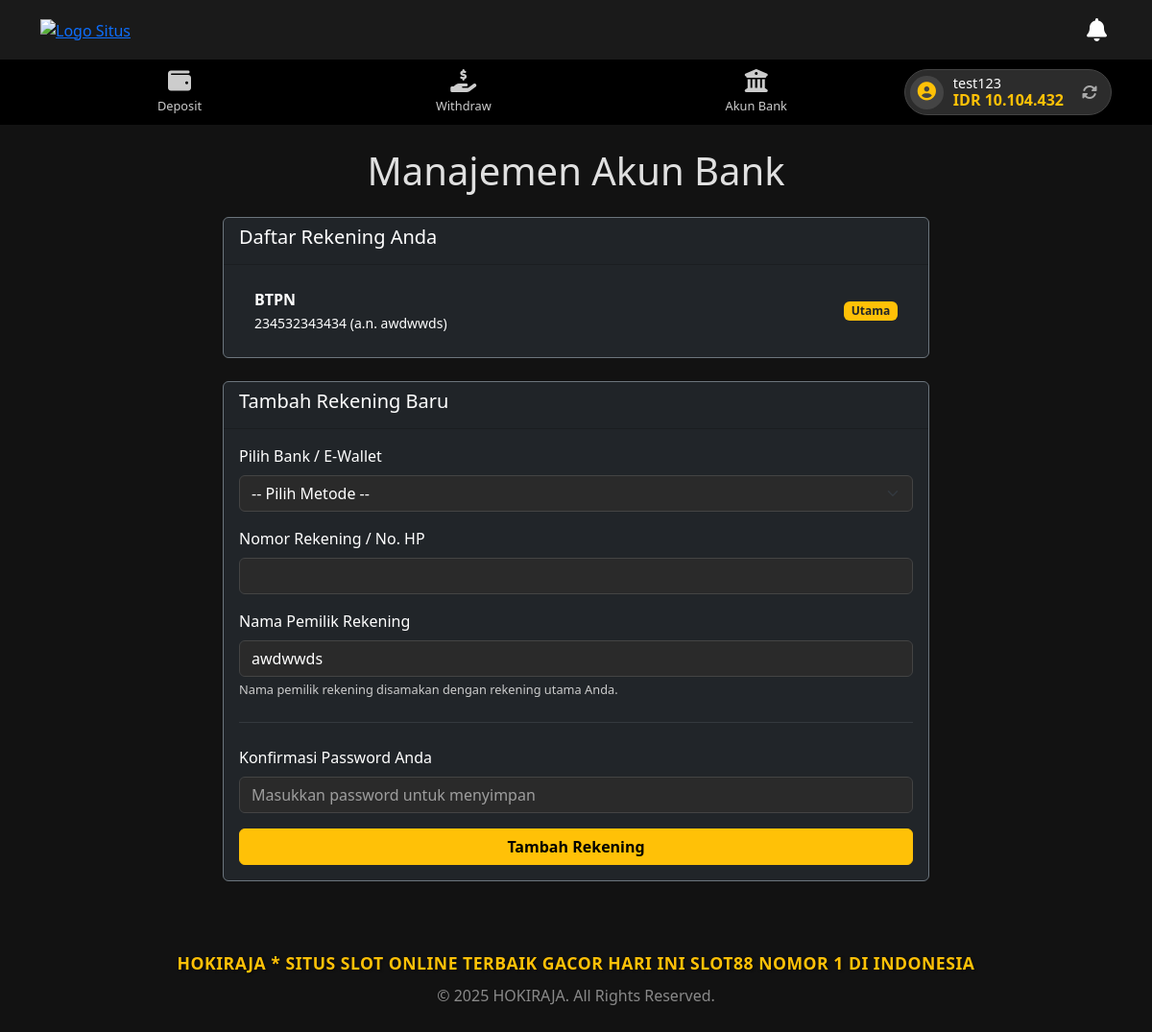
The page /rekening.php (signed in) on the database its author committed.
### tables this page shows
CREATE TABLE `users` (
  `id` int(11) NOT NULL,
  `username` varchar(50) NOT NULL,
  `password` varchar(255) NOT NULL,
  `full_name` varchar(100) DEFAULT NULL,
  `email` varchar(100) NOT NULL,
  `phone` varchar(20) DEFAULT NULL,
  `balance` decimal(15,2) NOT NULL DEFAULT 0.00,
  `status` enum('active','suspended','banned') NOT NULL DEFAULT 'active',
  `last_seen` timestamp NULL DEFAULT NULL,
  `referral_code` varchar(10) DEFAULT NULL,
  `registration_date` timestamp NOT NULL DEFAULT current_timestamp()
);

CREATE TABLE `user_banks` (
  `id` int(11) NOT NULL,
  `user_id` int(11) NOT NULL,
  `bank_name` varchar(50) NOT NULL,
  `account_number` varchar(50) NOT NULL,
  `account_name` varchar(100) NOT NULL,
  `is_primary` tinyint(1) NOT NULL DEFAULT 0,
  `created_at` timestamp NOT NULL DEFAULT current_timestamp()
);

### includes/site_config.php (called while the page is built, shortened)
<?php
$settings_result = $conn->query("SELECT setting_name, setting_value FROM site_settings");
$settings = [];
if ($settings_result) {
    while ($row = $settings_result->fetch_assoc()) {
        $settings[$row['setting_name']] = $row['setting_value'];
    }
}

### rekening.php (the view, shortened to what this page needs)
<?php
require_once 'includes/header.php';
$user_id = $_SESSION['user_id'];
$banks_stmt = $conn->prepare("SELECT * FROM user_banks WHERE user_id = ? ORDER BY is_primary DESC, id ASC");
$banks_stmt->bind_param("i", $user_id);
$banks_stmt->execute();
$banks_result = $banks_stmt->get_result();
$primary_bank_stmt = $conn->prepare("SELECT account_name FROM user_banks WHERE user_id = ? AND is_primary = 1");
$primary_bank_stmt->bind_param("i", $user_id);
$primary_bank_stmt->execute();
$primary_bank_name = $primary_bank_stmt->get_result()->fetch_assoc()['account_name'] ?? '';
?>
<main class="container my-4">
    <div class="row justify-content-center">
        <div class="col-lg-8 col-md-10">
            <h1 class="page-title text-center mb-4">Manajemen Akun Bank</h1>
            <div class="card bg-dark text-white border-secondary mb-4">
                <div class="card-header">
                    <h5>Daftar Rekening Anda</h5>
                </div>
                <div class="card-body">
                    <?php if ($banks_result->num_rows > 0) : ?>
                        <ul class="list-group list-group-flush">
                            <?php while ($bank = $banks_result->fetch_assoc()) : ?>
                                <li class="list-group-item bg-dark text-white d-flex justify-content-between align-items-center">
                                    <div>
                                        <strong><?php echo htmlspecialchars($bank['bank_name']); ?></strong><br>
                                        <small><?php echo htmlspecialchars($bank['account_number']); ?> (a.n. <?php echo htmlspecialchars($bank['account_name']); ?>)</small>
                                    </div>
                                    <?php if ($bank['is_primary']) : ?>
                                        <span class="badge bg-warning text-dark">Utama</span>
                                    <?php endif; ?>
                                </li>
                            <?php endwhile; ?>
                        </ul>
                    <?php else : ?>
                        <p class="text-center text-white-50">Anda belum memiliki rekening bank.</p>
                    <?php endif; ?>
                </div>
            </div>
            <div class="card bg-dark text-white border-secondary">
                <div class="card-header">
                    <h5>Tambah Rekening Baru</h5>
                </div>
                <div class="card-body">
                    <form action="process_rekening.php" method="POST">
                        <div class="mb-3">
                            <label for="bank_name" class="form-label">Pilih Bank / E-Wallet</label>
                            <select class="form-select" id="bank_name" name="bank_name" required>
                                <option value="">-- Pilih Metode --</option>
                            </select>
                        </div>
                        <div class="mb-3">
                            <label for="account_number" class="form-label">Nomor Rekening / No. HP</label>
                            <input type="text" class="form-control" id="account_number" name="account_number" required>
                        </div>
                        <div class="mb-3">
                            <label for="account_name" class="form-label">Nama Pemilik Rekening</label>
                            <input type="text" class="form-control" id="account_name" name="account_name" value="<?php echo htmlspecialchars($primary_bank_name); ?>" readonly>
                            <div class="form-text">Nama pemilik rekening disamakan dengan rekening utama Anda.</div>
                        </div>
                        <hr class="border-secondary my-4">
                        <div class="mb-3">
                            <label for="password" class="form-label">Konfirmasi Password Anda</label>
                            <input type="password" class="form-control" id="password" name="password" required placeholder="Masukkan password untuk menyimpan">
                        </div>
                        <div class="d-grid">
                            <button type="submit" class="btn btn-warning fw-bold">Tambah Rekening</button>
                        </div>
                    </form>
                </div>
            </div>
        </div>
    </div>
</main>
<?php
require_once 'includes/footer.php';
?>

### includes/nav-user.php (shortened to what this page needs)
<?php
$user_id_from_session = $_SESSION['user_id'];
$balance_stmt = $conn->prepare("SELECT balance FROM users WHERE id = ?");
$balance_stmt->bind_param("i", $user_id_from_session);
$balance_stmt->execute();
$balance_result = $balance_stmt->get_result();
$user_balance = ($balance_result->num_rows > 0) ? $balance_result->fetch_assoc()['balance'] : 0;
?>
<header class="user-main-header sticky-top">
    <div class="super-top-bar">
        <div class="container d-flex justify-content-between align-items-center">
            <a href="beranda.php" class="header-logo-link">
                <img src="assets/images/<?php echo htmlspecialchars($settings['main_logo'] ?? 'logo.png'); ?>" alt="Logo Situs">
            </a>
            <div class="header-actions">
                <button class="btn btn-header-icon"><i class="fas fa-bell"></i></button>
            </div>
        </div>
    </div>
    <div class="bottom-bar">
        <div class="container d-flex justify-content-between align-items-center">
            <a href="deposit.php" class="header-icon-link">
                <i class="fas fa-wallet"></i>
                <span>Deposit</span>
            </a>
            <a href="withdraw.php" class="header-icon-link">
                <i class="fas fa-hand-holding-usd"></i>
                <span>Withdraw</span>
            </a>
            <a href="rekening.php" class="header-icon-link">
                <i class="fas fa-university"></i>
                <span>Akun Bank</span>
            </a>
            <div class="user-wallet-block ms-auto">
                <div class="user-icon-wrapper">
                    <i class="fas fa-user-circle"></i>
                </div>
                <div class="user-details-wrapper">
                    <span class="username"><?php echo htmlspecialchars($_SESSION['username'] ?? ''); ?></span>
                    <div class="balance" id="user-balance">
                        <span>IDR <?php echo number_format($user_balance, 0, ',', '.'); ?></span>
                    </div>
                </div>
                <button id="refresh-balance" class="btn btn-sm btn-refresh-wallet"><i class="fas fa-sync-alt"></i></button>
            </div>
        </div>
    </div>
</header>

### assets/css/style.css (style rules this page uses)
body { padding-bottom: 80px; }
body.dark-theme { background-color: #121212; color: #e0e0e0; }
.user-main-header { background-color: #1a1a1a; position: sticky; top: 0; width: 100%; z-index: 1020; }
main.container { margin-top: 110px; }
.card.bg-dark .form-control, .card.bg-dark .form-select { background-color: #2a2a2a; border-color: #444; color: #fff; }
.user-main-header .super-top-bar { padding: 8px 0; }
.user-main-header .username { font-weight: bold; font-size: 0.9rem; }
.user-main-header .balance { color: #ffc107; font-size: 1rem; font-weight: 700; }
.user-main-header .bottom-bar { background-color: #000; padding: 10px 0; }
.header-icon-link { color: #fff; text-decoration: none; text-align: center; font-size: 0.8rem; flex-grow: 1; opacity: 0.8; }
.header-icon-link i { font-size: 1.5rem; display: block; margin-bottom: 5px; }
.user-main-header .bottom-bar { background-color: #000; padding: 5px 0; }
.header-icon-link { color: #fff; text-decoration: none; text-align: center; font-size: 0.8rem; flex-grow: 1; opacity: 0.8; padding: 5px 0; }
.form-text { font-size: 0.8rem; color: #ccc; margin-top: 0.25rem; }
.form-control, .form-select, .input-group-text { background-color: #2a2a2a !important; border-color: #444 !important; color: #fff !important; }
.form-control::placeholder { color: #bbb !important; opacity: 0.8 !important; }
.user-wallet-block { display: flex; align-items: center; background-color: #2c2c2c; border: 1px solid #444; border-radius: 50px; padding: 5px; gap: 10px; }
.user-icon-wrapper { background-color: #444; color: #ffc107; border-radius: 50%; width: 35px; height: 35px; display: flex; align-items: center; justify-content: center; font-size: 1.2rem; }
.user-details-wrapper { display: flex; flex-direction: column; line-height: 1.2; color: #fff; }
.user-details-wrapper .username { font-size: 0.9rem; font-weight: 500; }
.user-details-wrapper .balance { font-size: 1rem; font-weight: 700; color: #ffc107; }
.btn-refresh-wallet { color: #aaa; font-size: 1rem; padding: 0 8px; }
.super-top-bar { padding: 8px 0; }
.header-logo-link img { height: 55px; max-width: 150px; object-fit: contain; }
.header-actions { display: flex; align-items: center; gap: 10px; }
.btn-header-icon { background: none; border: none; color: #fff; font-size: 1.5rem; padding: 5px; }

### rows shown on the page
users: balance "10.104.432"
user_banks: bank_name "BTPN", account_number "234532343434", account_name "awdwwds", is_primary "Utama"

### other values the page prints
$_SESSION['username'] "test123"
$settings['footer_tagline'] "HOKIRAJA * SITUS SLOT ONLINE TERBAIK GACOR HARI INI SLOT88 NOMOR 1 DI INDONESIA"
